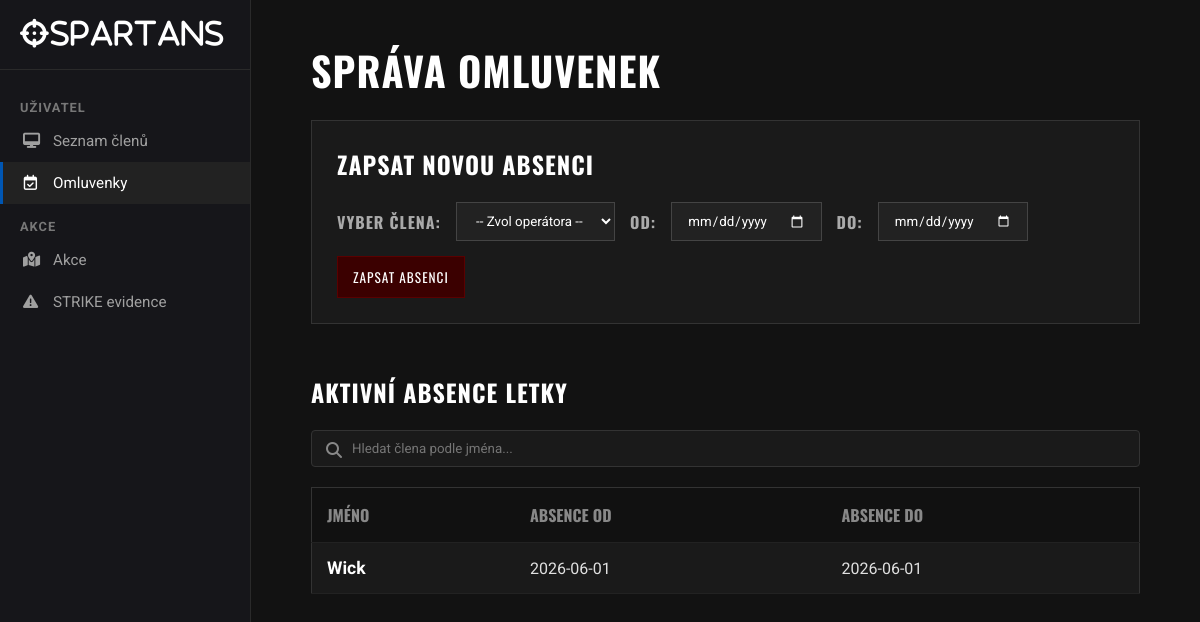
/omluvenky, run on an earlier commit of the app's database.
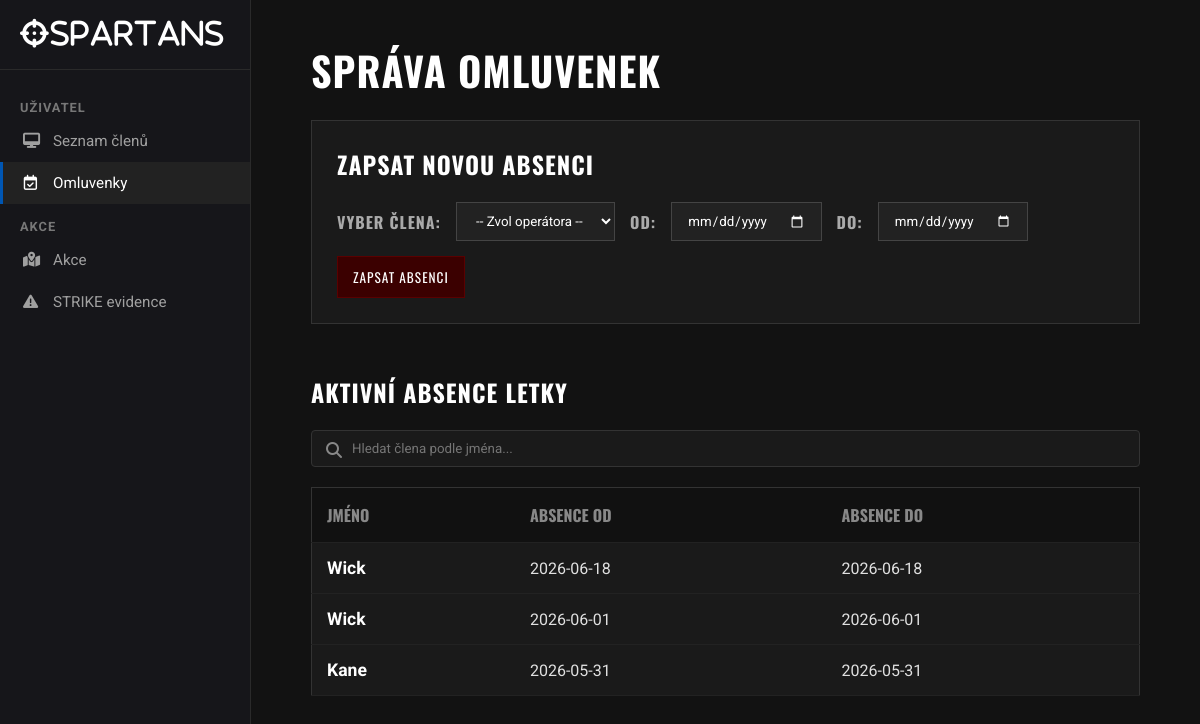
And on a later commit of the database.
### app.py (models this page shows)
class Omluvenka(db.Model):
    id = db.Column(db.Integer, primary_key=True)
    datum_od = db.Column(db.Date, nullable=False) # Změněno ze String na Date
    datum_do = db.Column(db.Date, nullable=False) # Změněno ze String na Date
    clen_id = db.Column(db.Integer, db.ForeignKey('clen.id'), nullable=False)
    clen = db.relationship('Clen', backref='vsechny_omluvenky')

class Clen(db.Model):
    id = db.Column(db.Integer, primary_key=True)
    jmeno = db.Column(db.String(50), nullable=False)
    hodnost_id = db.Column(db.Integer, db.ForeignKey('hodnost.id'), nullable=False)
    hodnost = db.relationship('Hodnost')

### app.py (the view, shortened to what this page needs)
@app.route('/omluvenky', methods=['GET', 'POST'])
def omluvenky_stranka():
    vsechni_clenove = Clen.query.all()
    vsechny_omluvenky = Omluvenka.query.order_by(Omluvenka.datum_od.desc()).all()
    return render_template('omluvenky.html', clenove=vsechni_clenove, omluvenky=vsechny_omluvenky)

### templates/omluvenky.html (shortened to what this page needs)
<!DOCTYPE html>
<html lang="cs">
<head>
    <link rel="stylesheet" href="https://cdnjs.cloudflare.com/ajax/libs/font-awesome/6.4.0/css/all.min.css">
    <link rel="stylesheet" href="{{ url_for('static', filename='omluvenky.css') }}">
</head>
<body>
    <div class="sidebar">
      <div class="sidebar-brand">
        <i class="fa-solid fa-crosshairs">SPARTANS</i>
      </div>
      <div class="sidebar-category">Uživatel</div>
      <div class="sidebar-nav">
        <a href="/"
          ><i class="fa-solid fa-desktop"></i> Seznam členů</a
        >
        <a href="/omluvenky" class="active"
          ><i class="fa-regular fa-calendar-check"></i> Omluvenky</a
        >
      </div>
      <div class="sidebar-category">Akce</div>
      <div class="sidebar-nav">
        <a href="/akce"><i class="fa-solid fa-map-location-dot"></i> Akce </a>
        <a href="/strike"><i class="fa-solid fa-triangle-exclamation"></i> STRIKE evidence</a>
      </div>
    </div>
    <div class="main-content">
        <div class="container" style="display: block;">
            <h1>Správa Omluvenek</h1>
            <div class="form-box">
                <h2>Zapsat novou absenci</h2>
                <form action="/omluvenky" method="POST" class="form-group">
                    <label for="clen_id">Vyber člena:</label>
                    <select id="clen_id" name="clen_id" required>
                        <option value="" disabled selected>-- Zvol operátora --</option>
                    </select>
                    <label for="datum_od">Od:</label>
                    <input type="date" id="datum_od" name="datum_od" required>
                    <label for="datum_do">Do:</label>
                    <input type="date" id="datum_do" name="datum_do" required>
                    <button type="submit">Zapsat absenci</button>
                </form>
            </div>
            <h2>Aktivní absence letky</h2>
            <div style="margin-bottom: 20px; position: relative;">
                <i class="fa-solid fa-magnifying-glass" style="position: absolute; left: 15px; top: 12px; color: #888;"></i>
                <input type="text" id="search-omluvenky" onkeyup="hledatOmluvenku()" placeholder="Hledat člena podle jména..." style="width: 100%; padding: 10px 10px 10px 40px; background-color: #1a1a1a; border: 1px solid #333; color: #fff; font-family: 'Roboto', sans-serif; box-sizing: border-box; border-radius: 4px;">
            </div>
            <table id="tabulka-omluvenek">
                <tr>
                    <th>Jméno</th>
                    <th>Absence OD</th>
                    <th>Absence DO</th>
                </tr>
                {% for omluvenka in omluvenky %}
                <tr>
                    <td class="cell-name">{{ omluvenka.clen.jmeno }}</td>
                    <td>{{ omluvenka.datum_od }}</td>
                    <td>{{ omluvenka.datum_do }}</td>
                </tr>
                {% else %}
                <tr>
                    <td colspan="3" style="color: #555; font-style: italic;">Aktuálně nejsou hlášeny žádné absence.</td>
                </tr>
                {% endfor %}
            </table>
        </div>
    </div>
</body>
</html>

### static/omluvenky.css (style rules this page uses)
body { background-color: #121212; color: #e0e0e0; font-family: 'Roboto', sans-serif; margin: 0; padding: 0; display: flex; min-height: 100vh; }
.sidebar { width: 250px; background-color: #16161a; border-right: 1px solid #2a2a2a; display: flex; flex-direction: column; padding-top: 20px; flex-shrink: 0; }
.sidebar-brand { color: #fff; font-family: 'Oswald', sans-serif; font-size: 1.8rem; font-weight: bold; letter-spacing: 2px; padding: 0 20px 20px 20px; border-bottom: 1px solid #2a2a2a; margin-bottom: 15px; display: flex; align-items: center; gap: 10px; }
.sidebar-category { color: #777; font-size: 0.8rem; text-transform: uppercase; font-weight: bold; margin: 15px 20px 5px 20px; letter-spacing: 1px; }
.sidebar-nav { display: flex; flex-direction: column; }
.sidebar-nav a { color: #a0a0a0; text-decoration: none; padding: 12px 20px; display: flex; align-items: center; gap: 15px; font-size: 0.95rem; transition: all 0.2s; border-left: 3px solid transparent; }
.sidebar-nav a.active { background-color: #222; color: #fff; border-left-color: #0056b3; }
.sidebar-nav a i { width: 15px; text-align: center; }
.main-content { flex: 1; padding: 40px; background-color: #121212; box-sizing: border-box; }
.container { max-width: 1200px; margin: 0 auto; padding: 0 20px; }
h1, h2 { font-family: 'Oswald', sans-serif; text-transform: uppercase; color: #ffffff; letter-spacing: 1px; }
h1 { font-size: 2.5rem; margin-top: 0; margin-bottom: 20px; }
h2 { font-size: 1.5rem; margin-top: 0; margin-bottom: 20px; }
.form-box { background-color: #1a1a1a; padding: 25px; border: 1px solid #333; margin-bottom: 50px; }
.form-group { display: flex; gap: 15px; align-items: center; flex-wrap: wrap; }
label { font-weight: bold; color: #aaa; font-family: 'Oswald', sans-serif; text-transform: uppercase; letter-spacing: 1px; }
input, select, button { background-color: #222; color: #fff; border: 1px solid #444; padding: 10px 15px; font-family: 'Roboto', sans-serif; }
input[type="date"] { color-scheme: dark; }
button { background-color: #3b0000; border: 1px solid #5a0000; cursor: pointer; font-family: 'Oswald', sans-serif; text-transform: uppercase; letter-spacing: 1px; transition: background 0.2s; }
table { width: 100%; border-collapse: collapse; background-color: #1a1a1a; border: 1px solid #333; margin-top: 10px; }
th, td { padding: 15px; text-align: left; border-bottom: 1px solid #222; }
th { background-color: #111; font-family: 'Oswald', sans-serif; color: #888; text-transform: uppercase; }
.cell-name { font-weight: bold; color: #fff; font-size: 1.1rem; }

What changed in the data, as far as the page shows it:
added Omluvenka: clen.jmeno "Wick", datum_od "2026-06-18", datum_do "2026-06-18"
added Omluvenka: clen.jmeno "Kane", datum_od "2026-05-31", datum_do "2026-05-31"
